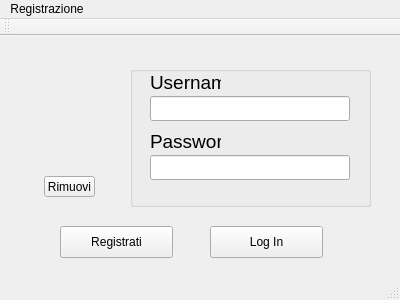
<?xml version="1.0" encoding="UTF-8"?>
<ui version="4.0">
 <class>Registration</class>
 <widget class="QMainWindow" name="Registration">
  <property name="geometry">
   <rect>
    <x>0</x>
    <y>0</y>
    <width>400</width>
    <height>300</height>
   </rect>
  </property>
  <property name="windowTitle">
   <string>Registrazione</string>
  </property>
  <widget class="QWidget" name="centralWidget">
   <widget class="ClickableLabel" name="label">
    <property name="geometry">
     <rect>
      <x>30</x>
      <y>40</y>
      <width>80</width>
      <height>80</height>
     </rect>
    </property>
    <property name="text">
     <string/>
    </property>
    <property name="pixmap">
     <pixmap resource="resources.qrc">:/icons/user_icon.jpg</pixmap>
    </property>
    <property name="scaledContents">
     <bool>true</bool>
    </property>
   </widget>
   <widget class="QToolButton" name="toolButton">
    <property name="geometry">
     <rect>
      <x>44</x>
      <y>140</y>
      <width>51</width>
      <height>21</height>
     </rect>
    </property>
    <property name="text">
     <string>Rimuovi</string>
    </property>
   </widget>
   <widget class="QGroupBox" name="groupBox">
    <property name="geometry">
     <rect>
      <x>130</x>
      <y>30</y>
      <width>241</width>
      <height>141</height>
     </rect>
    </property>
    <property name="font">
     <font>
      <pointsize>14</pointsize>
     </font>
    </property>
    <property name="title">
     <string/>
    </property>
    <widget class="QLineEdit" name="lineEdit">
     <property name="geometry">
      <rect>
       <x>20</x>
       <y>30</y>
       <width>200</width>
       <height>25</height>
      </rect>
     </property>
    </widget>
    <widget class="QLineEdit" name="lineEdit_2">
     <property name="geometry">
      <rect>
       <x>20</x>
       <y>89</y>
       <width>200</width>
       <height>25</height>
      </rect>
     </property>
     <property name="echoMode">
      <enum>QLineEdit::Password</enum>
     </property>
    </widget>
    <widget class="QLabel" name="label_2">
     <property name="geometry">
      <rect>
       <x>20</x>
       <y>8</y>
       <width>71</width>
       <height>16</height>
      </rect>
     </property>
     <property name="text">
      <string>Username</string>
     </property>
    </widget>
    <widget class="QLabel" name="label_3">
     <property name="geometry">
      <rect>
       <x>20</x>
       <y>67</y>
       <width>71</width>
       <height>16</height>
      </rect>
     </property>
     <property name="text">
      <string>Password</string>
     </property>
    </widget>
   </widget>
   <widget class="QPushButton" name="pushButton_registration">
    <property name="geometry">
     <rect>
      <x>60</x>
      <y>190</y>
      <width>113</width>
      <height>32</height>
     </rect>
    </property>
    <property name="text">
     <string>Registrati</string>
    </property>
   </widget>
   <widget class="QPushButton" name="pushButton_login">
    <property name="geometry">
     <rect>
      <x>210</x>
      <y>190</y>
      <width>113</width>
      <height>32</height>
     </rect>
    </property>
    <property name="text">
     <string>Log In</string>
    </property>
   </widget>
  </widget>
  <widget class="QMenuBar" name="menuBar">
   <property name="geometry">
    <rect>
     <x>0</x>
     <y>0</y>
     <width>400</width>
     <height>22</height>
    </rect>
   </property>
   <widget class="QMenu" name="menuREgistration">
    <property name="title">
     <string>Registrazione</string>
    </property>
   </widget>
   <addaction name="menuREgistration"/>
  </widget>
  <widget class="QToolBar" name="mainToolBar">
   <attribute name="toolBarArea">
    <enum>TopToolBarArea</enum>
   </attribute>
   <attribute name="toolBarBreak">
    <bool>false</bool>
   </attribute>
  </widget>
  <widget class="QStatusBar" name="statusBar"/>
 </widget>
 <layoutdefault spacing="6" margin="11"/>
 <customwidgets>
  <customwidget>
   <class>ClickableLabel</class>
   <extends>QLabel</extends>
   <header>clickablelabel.h</header>
   <slots>
    <signal>clicked()</signal>
   </slots>
  </customwidget>
 </customwidgets>
 <resources>
  <include location="resources.qrc"/>
 </resources>
 <connections/>
</ui>
